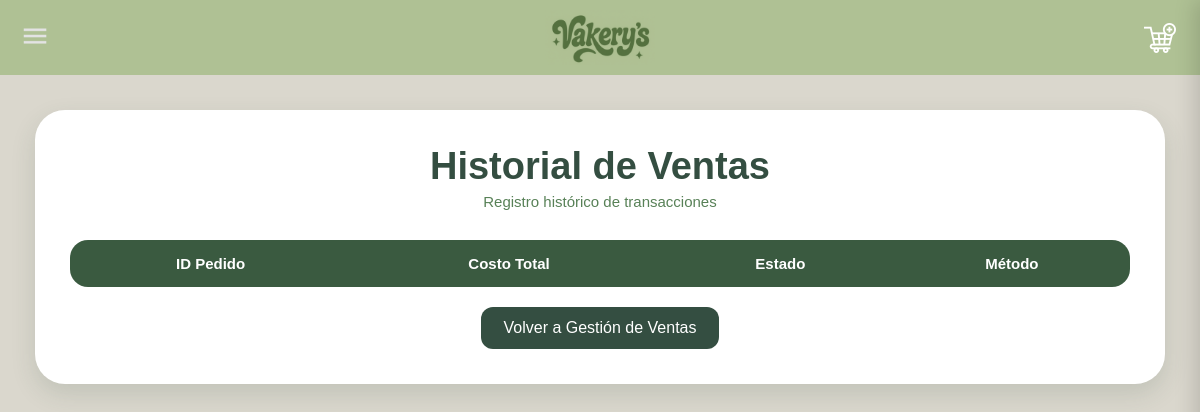
/ventas/historialVentas.php, run on an earlier commit of the app's database.
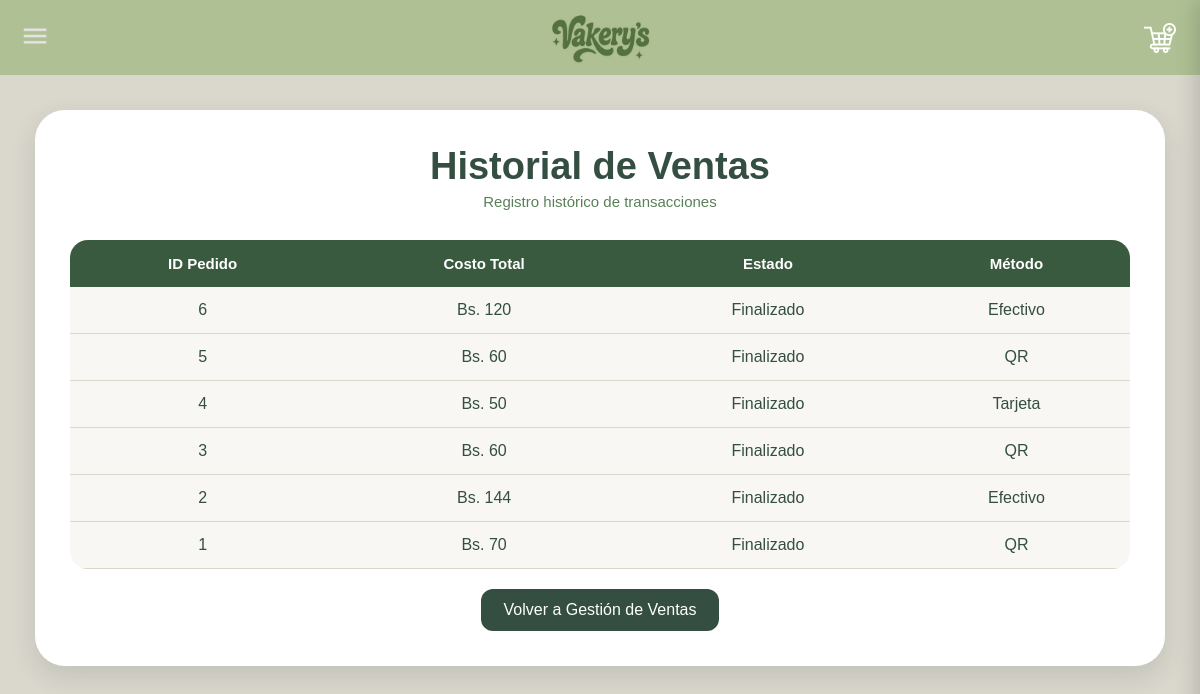
And on a later commit of the database.
### tables this page shows
CREATE TABLE IF NOT EXISTS `ventas` (
  `pedidos_id` INT NOT NULL,
  `costoTotal` INT NULL,
  `Estado` VARCHAR(45) NULL,
  `Metodo` VARCHAR(45) NULL,
  PRIMARY KEY (`pedidos_id`),
  CONSTRAINT `fk_ventas_pedidos1`
    FOREIGN KEY (`pedidos_id`)
    REFERENCES `pedidos` (`id`)
    ON DELETE NO ACTION
    ON UPDATE NO ACTION
);

### ventas/historialVentas.php (the view, shortened to what this page needs)
<?php
$servername = "localhost";
$username = "root";
$password = "";
$bdname = "vakerysss";
$conn = new mysqli($servername, $username, $password, $bdname);
$sql = "SELECT * FROM ventas ORDER BY pedidos_id DESC";
?>
<!DOCTYPE html>
<html lang="es">
<head>
</head>
<body>
<div class="contenedor">
    <h1>Historial de Ventas</h1>
    <p class="subtitulo">Registro histórico de transacciones</p>
<?php
echo "<table class='tabla-estilo'>";
echo "
<tr>
    <th>ID Pedido</th>
    <th>Costo Total</th>
    <th>Estado</th>
    <th>Método</th>
</tr>
";
$resultado = $conn->query($sql);
if ($resultado && $resultado->num_rows > 0){
    while($fila = $resultado->fetch_assoc()){
        echo "<tr>";
        echo "
        <td>".$fila['pedidos_id']."</td>
        <td>Bs. ".$fila['costoTotal']."</td>
        <td>".$fila['Estado']."</td>
        <td>".$fila['Metodo']."</td>";
        echo "</tr>";
    }
}
echo "</table>";
?>
<div class="boton-centro">
    <a href="leerventa.php" class="boton">Volver a Gestión de Ventas</a>
</div>
</div>
</body>
</html>

What changed in the data, as far as the page shows it:
added ventas: pedidos_id "6", costoTotal "120", Estado "Finalizado", Metodo "Efectivo"
added ventas: pedidos_id "5", costoTotal "60", Estado "Finalizado", Metodo "QR"
added ventas: pedidos_id "4", costoTotal "50", Estado "Finalizado", Metodo "Tarjeta"
added ventas: pedidos_id "3", costoTotal "60", Estado "Finalizado", Metodo "QR"
added ventas: pedidos_id "2", costoTotal "144", Estado "Finalizado", Metodo "Efectivo"
added ventas: pedidos_id "1", costoTotal "70", Estado "Finalizado", Metodo "QR"
